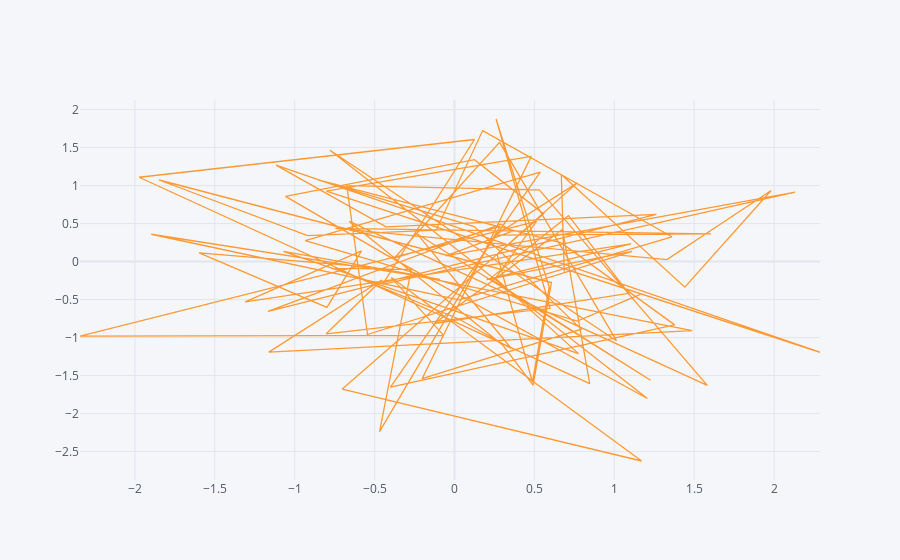

Here is the notebook cell this chart was saved with:
### Markdown cell above
## IPlot - Scatter

### Code cell
df.iplot(kind='scatter',x='A',y='B')
